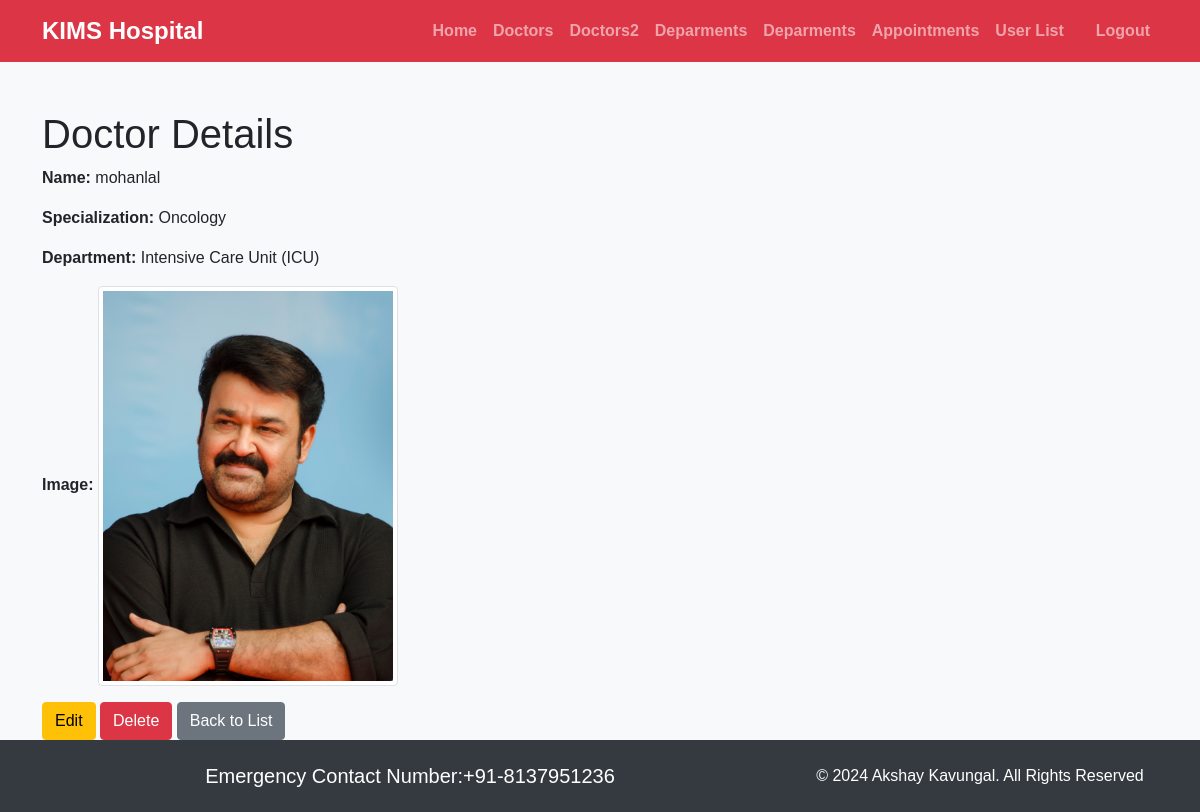
The app's page /doctors2/2/ with its own data.
### customer/models.py (models this page shows, shortened)
class Doctors(models.Model):
    doc_name =models.CharField(max_length=100)
    doc_spec =models.CharField(max_length=100)
    dep_name =models.ForeignKey(Departments, on_delete=models.CASCADE)
    dep_image = models.ImageField(upload_to='doctors')

class Departments(models.Model):
    dep_name = models.CharField(max_length=100)
    dep_description = models.CharField(max_length=100)
    def __str__(self):
        return self.dep_name

### admin1/views.py (the view)
# urls.py: path('doctors2/<int:pk>/', Doctor2DetailView.as_view(), name='doctor2_detail'),
class Doctor2DetailView(DetailView):
    model = Doctors
    template_name = 'admintemplate/doctor/detail.html'
    context_object_name = 'doctor2'

### templates/admintemplate/doctor/detail.html (shortened to what this page needs)
{% extends "admintemplate/base.html" %}
{% block content %}
  <h1>Doctor Details</h1>
  <p><strong>Name:</strong> {{ doctor2.doc_name }}</p>
  <p><strong>Specialization:</strong> {{ doctor2.doc_spec }}</p>
  <p><strong>Department:</strong> {{ doctor2.dep_name }}</p>
  <p><strong>Image:</strong> <img src="{{ doctor2.dep_image.url }}" alt="Doctor2 Image" class="card-img-top img-thumbnail rounded" alt="Profile Picture" style="width: 300px; height: 400px; object-fit: cover;"></p>
  <a href="{% url 'doctor2_update' doctor2.pk %}" class="btn btn-warning">Edit</a>
  <a href="{% url 'doctor2_delete' doctor2.pk %}" class="btn btn-danger">Delete</a>
  <a href="{% url 'doctor2_list' %}" class="btn btn-secondary">Back to List</a>
{% endblock %}

### templates/admintemplate/base.html (style rules this page uses)
body { background-color: #f8f9fa; font-family: Arial, sans-serif; display: flex; flex-direction: column; min-height: 100vh; }

### records on screen
Doctors: doc_name "mohanlal", doc_spec "Oncology", dep_name "Intensive Care Unit (ICU)", dep_image (picture)
